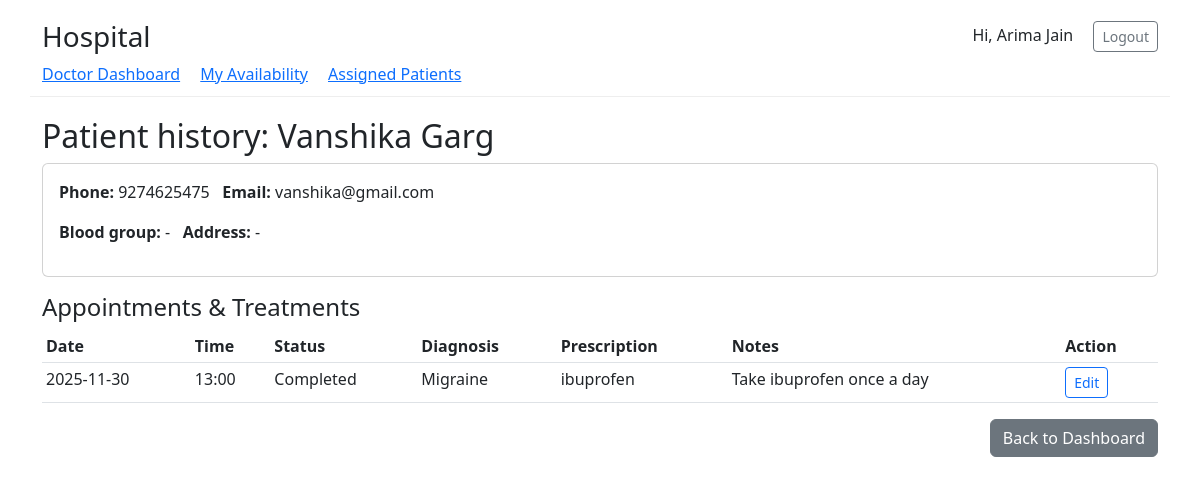
The page /doctor/patient/1/history (signed in) on the database as committed earlier.
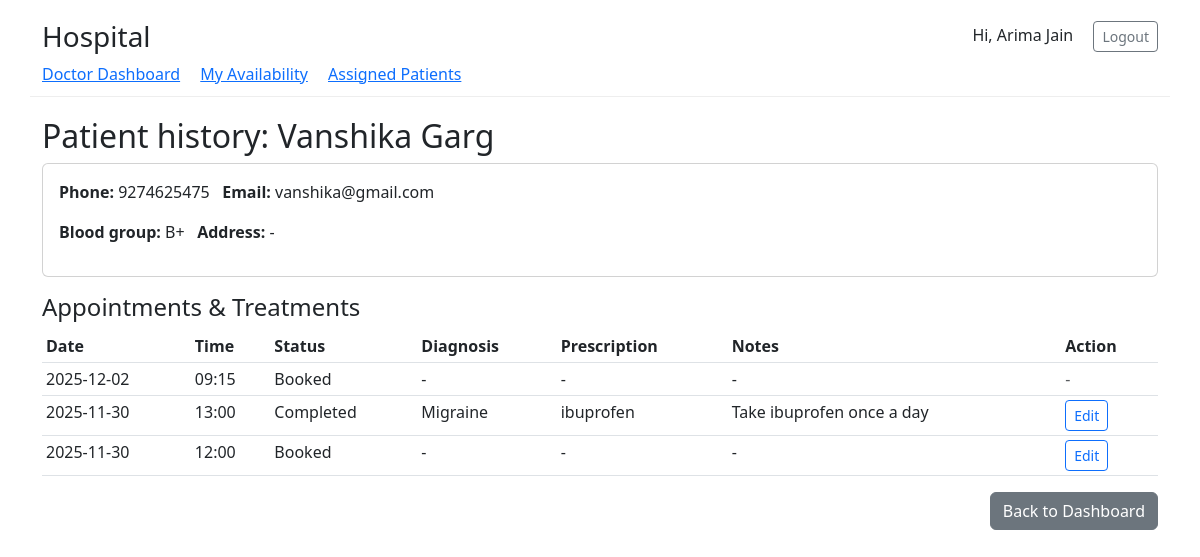
The same page on the database as committed later.
### tables this page shows
CREATE TABLE treatments (
            id INTEGER PRIMARY KEY AUTOINCREMENT,
            appointment_id INTEGER UNIQUE NOT NULL,
            diagnosis TEXT,
            prescription TEXT,
            notes TEXT,
            FOREIGN KEY(appointment_id) REFERENCES appointments(id)
        );

CREATE TABLE appointments (
            id INTEGER PRIMARY KEY AUTOINCREMENT,
            patient_id INTEGER NOT NULL,
            doctor_id INTEGER NOT NULL,
            date TEXT NOT NULL,             -- YYYY-MM-DD
            time TEXT NOT NULL,             -- HH:MM (start)
            end_time TEXT,                  -- HH:MM (end)
            status TEXT NOT NULL DEFAULT 'Booked' CHECK(status IN ('Booked','Completed','Cancelled')),
            created_at TEXT NOT NULL,
            FOREIGN KEY(patient_id) REFERENCES patients(id),
            FOREIGN KEY(doctor_id) REFERENCES doctors(id)
        );

CREATE TABLE users (
            id INTEGER PRIMARY KEY AUTOINCREMENT,
            username TEXT UNIQUE NOT NULL,
            password_hash TEXT NOT NULL,
            role TEXT NOT NULL CHECK(role IN ('admin','doctor','patient')),
            full_name TEXT,
            email TEXT,
            phone TEXT,
            is_active INTEGER DEFAULT 1
        );

CREATE TABLE patients (
            id INTEGER PRIMARY KEY AUTOINCREMENT,
            user_id INTEGER UNIQUE NOT NULL,
            address TEXT,
            blood_group TEXT,
            emergency_contact TEXT,
            FOREIGN KEY(user_id) REFERENCES users(id)
        );

### app.py (the view)
@app.route("/doctor/patient/<int:patient_id>/history")
@login_required(role="doctor")
def doctor_view_patient_history(patient_id):
    db = get_db()
    user_id = session["user_id"]
    doctor = db.execute("SELECT * FROM doctors WHERE user_id = ?", (user_id,)).fetchone()
    if not doctor:
        flash("Doctor profile not found.", "danger")
        return redirect(url_for("logout"))
    rel = db.execute("""
        SELECT 1 FROM appointments WHERE doctor_id = ? AND patient_id = ? LIMIT 1
    """, (doctor["id"], patient_id)).fetchone()
    if not rel:
        flash("You have not been assigned this patient.", "danger")
        return redirect(url_for("doctor_dashboard"))
    patient = db.execute("""
        SELECT p.id AS patient_id, u.full_name, u.email, u.phone, p.address, p.blood_group
        FROM patients p JOIN users u ON p.user_id = u.id
        WHERE p.id = ?
    """, (patient_id,)).fetchone()
    records = db.execute("""
        SELECT a.id AS appt_id, a.date, a.time, a.end_time, a.status,
             a.doctor_id as doctor_id, t.diagnosis, t.prescription, t.notes,
               u.full_name AS doctor_name
        FROM appointments a
        LEFT JOIN treatments t ON t.appointment_id = a.id
        LEFT JOIN doctors d ON a.doctor_id = d.id
        LEFT JOIN users u ON d.user_id = u.id
        WHERE a.patient_id = ? AND a.status != 'Cancelled'
        ORDER BY a.date DESC, a.time DESC
    """, (patient_id,)).fetchall()
    return render_template("doctor_view_patient_history.html", patient=patient, records=records, current_doctor_id=doctor['id'])

### app.py (called while the page is built, shortened)
def get_db():
    if "db" not in g:
        g.db = sqlite3.connect(DB_PATH, detect_types=sqlite3.PARSE_DECLTYPES)
        g.db.row_factory = sqlite3.Row
    return g.db

def login_required(role=None):
    from functools import wraps
    def decorator(f):
        @wraps(f)
        def wrapped(*args, **kwargs):
            if "user_id" not in session:
                return redirect(url_for("login"))
            return f(*args, **kwargs)
        return wrapped
    return decorator

### templates/doctor_view_patient_history.html
{% extends "base.html" %}
{% block content %}
<h2>Patient history: {{ patient.full_name }}</h2>
<div class="card mb-3 p-3">
  <p><strong>Phone:</strong> {{ patient.phone or '-' }} &nbsp; <strong>Email:</strong> {{ patient.email or '-' }}</p>
  <p><strong>Blood group:</strong> {{ patient.blood_group or '-' }} &nbsp; <strong>Address:</strong> {{ patient.address or '-' }}</p>
</div>
<h4>Appointments & Treatments</h4>
<table class="table table-sm">
  <thead><tr><th>Date</th><th>Time</th><th>Status</th><th>Diagnosis</th><th>Prescription</th><th>Notes</th><th>Action</th></tr></thead>
  <tbody>
    {% for r in records %}
      <tr>
        <td>{{ r.date }}</td>
        <td>{{ r.time }}</td>
        <td>{{ r.status }}</td>
        <td>{{ r.diagnosis or '-' }}</td>
        <td>{{ r.prescription or '-' }}</td>
        <td>{{ r.notes or '-' }}</td>
        <td>
          {% if r.doctor_id == current_doctor_id %}
            <a class="btn btn-sm btn-outline-primary" href="{{ url_for('doctor_complete_appointment', appointment_id=r.appt_id) }}">Edit</a>
          {% else %}
            <span class="text-muted">-</span>
          {% endif %}
        </td>
      </tr>
    {% endfor %}
  </tbody>
</table>
<div class="text-end">
  <a href="{{ url_for('doctor_dashboard') }}" class="btn btn-secondary">Back to Dashboard</a>
</div>
{% endblock %}

### templates/base.html (shortened to what this page needs)
<!doctype html>
<html lang="en">
  <head>
    <link href="https://cdn.jsdelivr.net/npm/bootstrap@5.3.0/dist/css/bootstrap.min.css" rel="stylesheet">
  </head>
  <body>
    <div class="container site-header">
      <div class="d-flex justify-content-between align-items-center">
        <h3 class="mb-0"><a href="{{ url_for('index') }}" class="text-decoration-none text-dark">Hospital</a></h3>
        <div>
          {% if session.get('user_id') %}
            <span class="me-3">Hi, {{ session.get('full_name') or '' }}</span>
            <a href="{{ url_for('logout') }}" class="btn btn-outline-secondary btn-sm">Logout</a>
          {% else %}
            <a href="{{ url_for('login') }}" class="btn btn-primary btn-sm">Login</a>
          {% endif %}
        </div>
      </div>
      {% if session.get('role') == 'admin' %}
        <nav class="mt-2">
          <a href="{{ url_for('admin_dashboard') }}" class="me-3">Admin Dashboard</a>
          <a href="{{ url_for('manage_doctors') }}" class="me-3">Manage Doctors</a>
          <a href="{{ url_for('admin_departments') }}" class="me-3">Departments</a>
        </nav>
      {% elif session.get('role') == 'doctor' %}
        <nav class="mt-2">
          <a href="{{ url_for('doctor_dashboard') }}" class="me-3">Doctor Dashboard</a>
          <a href="{{ url_for('doctor_availability') }}" class="me-3">My Availability</a>
          <a href="{{ url_for('doctor_assigned_patients') }}" class="me-3">Assigned Patients</a>
        </nav>
      {% elif session.get('role') == 'patient' %}
        <nav class="mt-2">
          <a href="{{ url_for('patient_dashboard') }}" class="me-3">Patient Dashboard</a>
          <a href="{{ url_for('search_doctors') }}" class="me-3">Search Doctors</a>
          <a href="{{ url_for('patient_profile') }}" class="me-3">My Profile</a>
        </nav>
      {% endif %}
    </div>
    <main class="container">
      {% block content %}{% endblock %}
    </main>
  </body>
</html>

Rows that differ between the two databases and show on the page:
now on one of the page's lists (row unchanged): users: date "2025-11-30", time "12:00", status "Booked"
now on this page (row edited): patients: blood_group "B+"
added users: date "2025-12-02", time "09:15", status "Booked", diagnosis "-", prescription "-", notes "-"
Other text that changed with them:
{{ patient.blood_group or '-' }}: "-" → (not shown)
